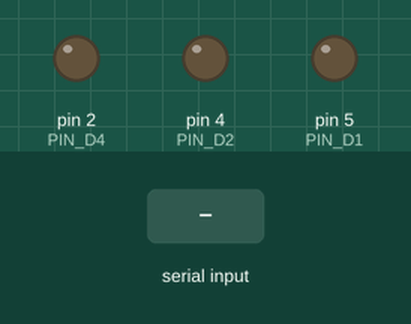
A sketch run on a simulated Arduino Uno, built with avr-gcc and run on an emulated ATmega328P. Parts: output pins drawn as LEDs (lit = HIGH). Inputs (shaded band) come from the test bench. Pins used as bus, display or sensor lines are not drawn.

Above: at 1.2 s.
1.3 s: "f" received over Serial
At 1.8 s:
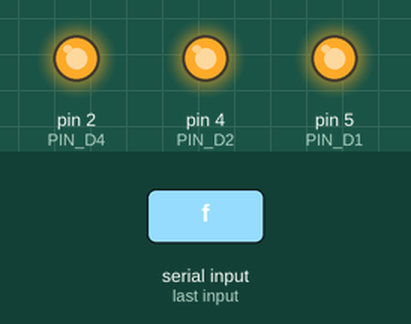
Timing chart, 0 to 4.3 s (numbered marks = the images above; inputs shaded):
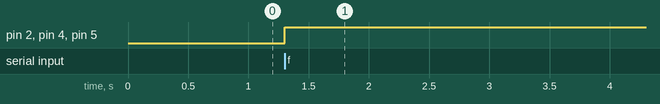

The sketch:

SERIAL__ROBOT__1_.ino
```cpp
#define PIN_D1 5  // gpio5 = D1  PWM_A
#define PIN_D2 4  // gpio4 = D2  PWM_B
#define PIN_D3 0  // gpio0 = D3  DA (A- A+) подключается двигатель (светодиоды)
#define PIN_D4 2  // gpio2 = D4  DB (B- B+) подключается двигатель

void setup()
{
  pinMode(PIN_D1, OUTPUT); // инициализируем Pin как выход
  pinMode(PIN_D2, OUTPUT); // инициализируем Pin как выход
  pinMode(PIN_D3, OUTPUT); // инициализируем Pin как выход
  pinMode(PIN_D4, OUTPUT); // инициализируем Pin как выход

  Serial.begin(9600);      // инициализация связи с последовательным портом
}

void loop()
{
  if (Serial.available() > 0)   // если есть данные в Serial Monitor
  {
    char command = Serial.read(); // читаем символ

    if (command == 'f')   // если введено "f"
    {
      digitalWrite(PIN_D1, HIGH);   // PWM_A HIGH
      digitalWrite(PIN_D3, HIGH);   // DA HIGH
      digitalWrite(PIN_D2, HIGH);   // PWM_B HIGH
      digitalWrite(PIN_D4, HIGH);   // DB HIGH
      delay(5000);                  // wait for 5 seconds
    }
    else if (command == 's')   // если введено "s"
    {
      digitalWrite(PIN_D1, LOW);    // PWM_A LOW
      digitalWrite(PIN_D3, LOW);    // DA LOW
      digitalWrite(PIN_D2, LOW);    // PWM_B LOW
      digitalWrite(PIN_D4, LOW);    // DB LOW
      delay(2000);                  // wait for 2 seconds
    }
    else if (command == 'r')   // если введено "r"
    {
      digitalWrite(PIN_D1, HIGH);    // PWM_A LOW
      digitalWrite(PIN_D3, LOW);   // DA HIGH
      digitalWrite(PIN_D2, HIGH);    // PWM_B LOW
      digitalWrite(PIN_D4, LOW);   // DB HIGH
      delay(5000);                  // wait for 5 seconds
    }
  }
}
```

Measured:
- after the input at 1.3 s, pin 2 (PIN_D4), pin 4 (PIN_D2), pin 5 (PIN_D1): LOW → HIGH at once
